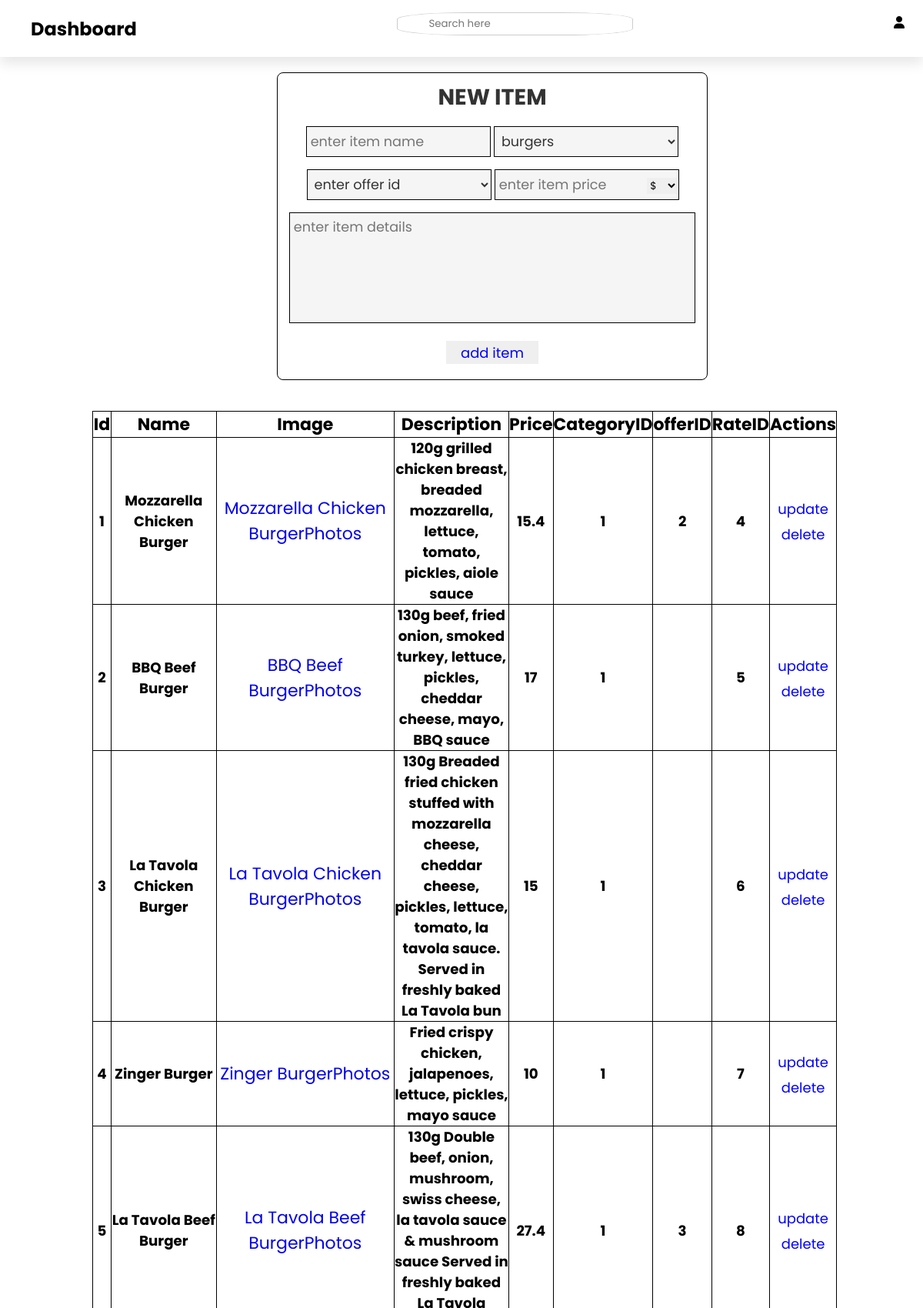
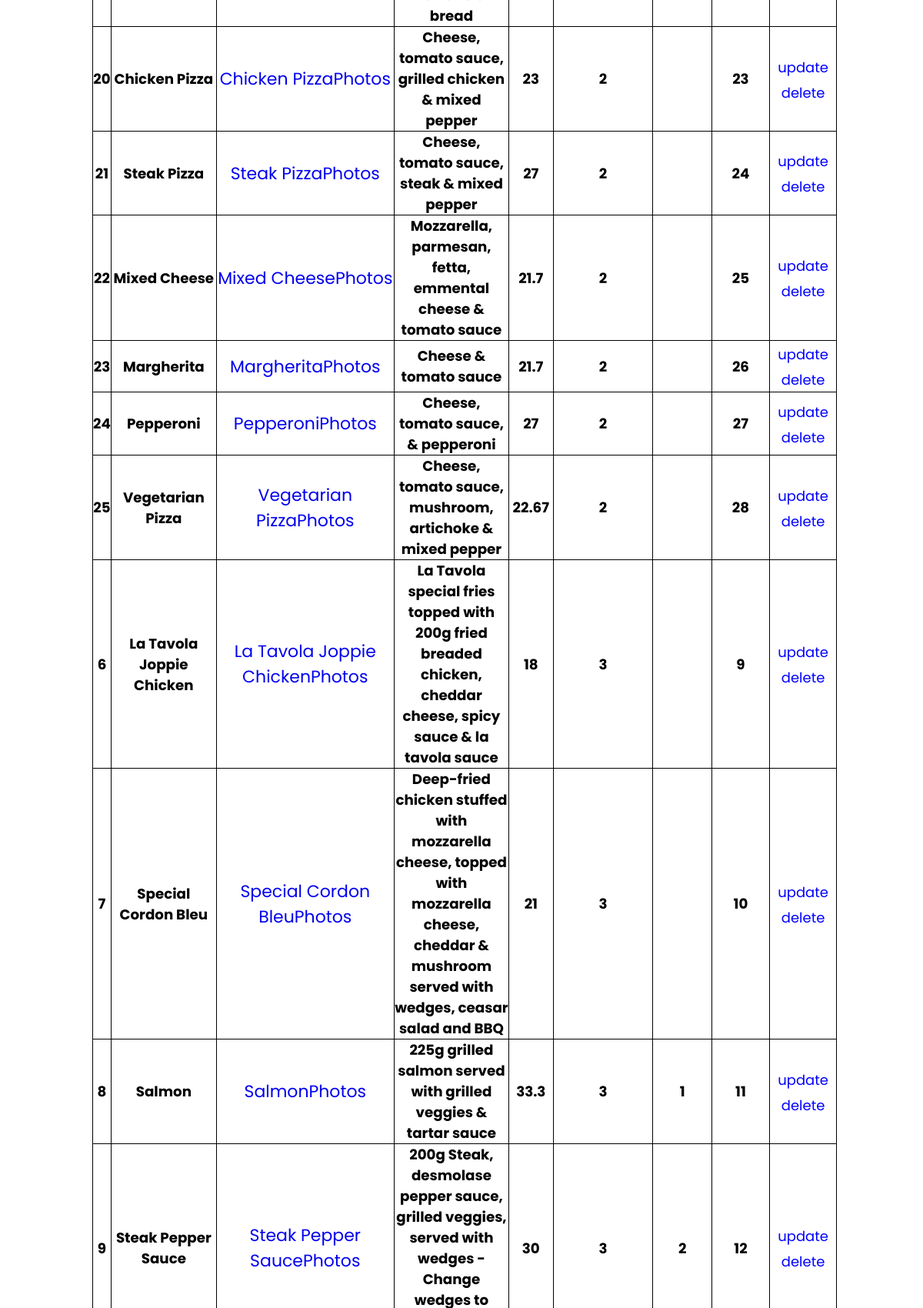
/List.php (signed in, upper part), run on the app's committed database (2 pictures, top to bottom).
### tables this page shows
CREATE TABLE `item` (
  `pid` int unsigned NOT NULL AUTO_INCREMENT,
  `pname` varchar(50) NOT NULL,
  `description` varchar(1024) NOT NULL,
  `price` float  NOT NULL,
  `rat_id` int unsigned NOT NULL,
  `cat_id` int unsigned NOT NULL,
  `offer_id` int unsigned  DEFAULT NULL,
  PRIMARY KEY (`pid`),
  FOREIGN KEY (cat_id) REFERENCES category(cat_id),
  FOREIGN KEY (rat_id) REFERENCES rating(id),
  FOREIGN KEY (offer_id) REFERENCES offer(offer_id)
);

### List.php (the view, shortened to what this page needs)
<!DOCTYPE html>
<html lang="en">
<head>
<link rel="stylesheet" href="css/Astyle1.css">
<link rel="stylesheet" href="css/Astyle3.css">
<link rel="stylesheet" href="https://cdnjs.cloudflare.com/ajax/libs/font-awesome/6.1.0/css/all.min.css">
<link rel="stylesheet" href="https://maxst.icons8.com/vue-static/landings/line-awesome/line-awesome/1.3.0/css/line-awesome.min.css">
</head>
<body>
<?php
require("include\dashboard.php");
?>
<section class="addProduct">
<form action="<?php echo $_SERVER["PHP_SELF"]; ?>" method="Post" ENCTYPE="multipart/from-data">
<h3>New Item</h3>
<input type="text" class="box" required placeholder="enter item name" name="name"/>
<select name="id" class="box" required>
<?php
$sqlcu="SELECT * FROM `category`;";
  $resultc=mysqli_query($connect,$sqlcu) or die("bad query ");
  while($rowc=mysqli_fetch_array($resultc)){
	  ?>
<option value="<?php echo $rowc[0];?>"><?php echo $rowc[1]; ?></option>
  <?php } ?>
</select>
<select name="offer" class="box" required>
  <option value="0" > enter offer id</option>
</select>
<input type="text" class="box" required placeholder="enter item price" name="price"/>
<?php
$sqlcu="SELECT * FROM `currency`;";
  $resultcu=mysqli_query($connect,$sqlcu) or die("bad query ");
  if(mysqli_num_rows($resultcu)){
  ?>
<select name="Currency" id="curr" required>
<?php
  while($rowcu=mysqli_fetch_array($resultcu)){
	  ?>
<option value="<?php echo $rowcu[0];?>"><?php echo $rowcu[1]; ?></option>
  <?php } ?>
</select>
  <?php } ?>
<textarea   required placeholder="enter item details" name="details" cols="30" rows="10"></textarea>
<input type="submit" value="add item" name="add_item"  style="cursor:pointer;" class="sub" />
</form>
</section>
<div style="overflow-x:auto;">
<table>
<tr><td><h4>Id</h4></td><td><h4>Name</h4></td><td><h4>Image</h4></td><td><h4>Description</h4></td><td><h4>Price</h4></td>
<td><h4>CategoryID</h4></td><td><h4>offerID</h4></td><td><h4>RateID</h4></td><td><h4>Actions</h4></td></tr>
<?php
$sql="SELECT * FROM `item` ORDER BY cat_id;";
  $result=mysqli_query($connect,$sql) or die("bad query :$sql");
  while($row=mysqli_fetch_array($result)){
 echo '<tr>';
   echo ' <td><h5>'.$row[0].'</h5></td>';
   echo ' <td><h5>'.$row[1].'</h5></td>';
 echo '<td><a href="photos.php?photo='.$row[0].'">'.$row[1].'Photos</a></td>';
  echo ' <td><h5>'.$row[2].'</h5></td>';
  echo ' <td><h5>'.$row[3].'</h5></td>';
  echo ' <td><h5>'.$row[5].'</h5></td>';
  echo ' <td><h5>'.$row[6].'</h5></td>';
    echo ' <td><h5>'.$row[4].'</h5></td>';
  echo  '<td><a href="updatelist.php?update='.$row[0].'" class="sub">update</a>
  <a href="javascript:del('.$row[0].')" class="sub"  >delete</a></td>';
  echo '</tr>';}
  ?>
  </table></div>
</body>
</html>

### css/Astyle1.css (style rules this page uses)
:root { --pink:#e84393; --red:#c0392b; --orange :#f39c12; --black:#333; --white:#fff; --light-color:#666; --light-white:#ccc; --light-bg:#f5f5f5; --border:.2rem solid var(--black); --main-color:rgb(221,47,110); --color-dark:#1D2231; --text-grey:#8390A2; --box-shadow:0 .5rem 1rem rgba(0,0,0,.1); }
* { margin:0; padding:0; box-sizing: border-box; outline: none; border: none; text-decoration:none; list-style-type:none; font-family:'Poppins', sans-serif; }

### css/Astyle3.css (style rules this page uses)
:root { --pink:#e84393; --red:#c0392b; --orange :#f39c12; --black:#333; --white:#fff; --light-color:#666; --light-white:#ccc; --light-bg:#f5f5f5; --border:.2rem solid var(--black); --main-color:rgb(221,47,110); --color-dark:#1D2231; --text-grey:#8390A2; }
table,tr,td { border: 1.5px solid black; border-collapse: collapse; }
table { font-size:22px; width:950px; margin-top:40px; margin-left:20%; }
tr, td { text-align:center; }
.addProduct { width:35rem; height:25rem; border-radius:.5rem; background-color:var(--white); border:1.5px solid black; text-align:center; margin-top:20px; padding:10px 10px 20px 10px; margin-left:30%; }
.addProduct form h3 { font-size:1.8rem; text-transform:uppercase; color:var(--black); }
.addProduct form .box { width:15rem; margin-top:1rem; font-size:1.1rem; color:var(--black); height:40px; padding:.3rem .3rem; background-color:var(--light-bg); border:1px solid black; }
.sub { width:120px; height:30px; font-size:18px; color:blue; }
.addProduct form textarea { margin-top:1rem; width:33rem; height:9rem; resize:none; margin:1rem 0; font-size:1.1rem; color:var(--black); padding:.3rem .3rem; background-color:var(--light-bg); border:1px solid black; }
#curr { width :40px; margin-left:-46px; }
@media (max-width:1200px) { .addProduct { margin-left:30%; } }
@media (max-width:1200px) { table { margin-left:10%; width:800px; } }

### data on the page
item: pid "1", pname "Mozzarella Chicken Burger", description "120g grilled chicken breast, breaded mozzarella, lettuce, tomato, pickles, aiole sauce", price "15.4", cat "1", offer "2", rat "4"
item: pid "2", pname "BBQ Beef Burger", description "130g beef, fried onion, smoked turkey, lettuce, pickles, cheddar cheese, mayo, BBQ sauce", price "17", cat "1", rat "5"
item: pid "3", pname "La Tavola Chicken Burger", description "130g Breaded fried chicken stuffed with mozzarella cheese, cheddar cheese, pickles, lettuce, tomato, la tavola sauce. Served in freshly baked La Tavola bun", price "15", cat "1", rat "6"
item: pid "4", pname "Zinger Burger", description "Fried crispy chicken, jalapenoes, lettuce, pickles, mayo sauce", price "10", cat "1", rat "7"
item: pid "5", pname "La Tavola Beef Burger", description "130g Double beef, onion, mushroom, swiss cheese, la tavola sauce & mushroom sauce Served in freshly baked La Tavola bread", price "27.4", cat "1", offer "3", rat "8"
item: pid "20", pname "Chicken Pizza", description "Cheese, tomato sauce, grilled chicken & mixed pepper", price "23", cat "2", rat "23"
item: pid "21", pname "Steak Pizza", description "Cheese, tomato sauce, steak & mixed pepper", price "27", cat "2", rat "24"
item: pid "22", pname "Mixed Cheese", description "Mozzarella, parmesan, fetta, emmental cheese & tomato sauce", price "21.7", cat "2", rat "25"
item: pid "23", pname "Margherita", description "Cheese & tomato sauce", price "21.7", cat "2", rat "26"
item: pid "24", pname "Pepperoni", description "Cheese, tomato sauce, & pepperoni", price "27", cat "2", rat "27"
item: pid "25", pname "Vegetarian Pizza", description "Cheese, tomato sauce, mushroom, artichoke & mixed pepper", price "22.67", cat "2", rat "28"
item: pid "6", pname "La Tavola Joppie Chicken", description "La Tavola special fries topped with 200g fried breaded chicken, cheddar cheese, spicy sauce & la tavola sauce", price "18", cat "3", rat "9"
item: pid "7", pname "Special Cordon Bleu", description "Deep-fried chicken stuffed with mozzarella cheese, topped with mozzarella cheese, cheddar & mushroom served with wedges, ceasar salad and BBQ", price "21", cat "3", rat "10"
item: pid "8", pname "Salmon", description "225g grilled salmon served with grilled veggies & tartar sauce", price "33.3", cat "3", offer "1", rat "11"
item: pid "9", pname "Steak Pepper Sauce", price "30", cat "3", offer "2", rat "12"

### other printed values
form field id "burgers"
form field Currency "$"
